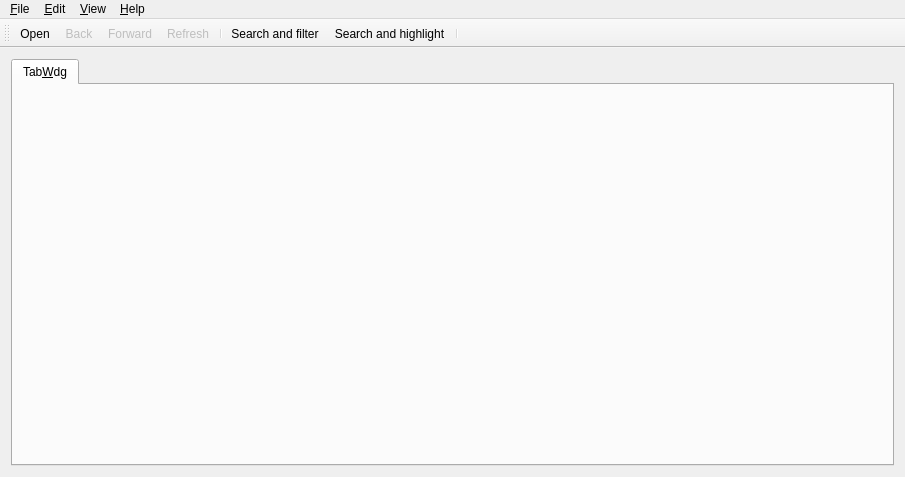
<?xml version="1.0" encoding="UTF-8"?>
<ui version="4.0">
 <class>MainBase</class>
 <widget class="QMainWindow" name="MainBase">
  <property name="geometry">
   <rect>
    <x>0</x>
    <y>0</y>
    <width>905</width>
    <height>477</height>
   </rect>
  </property>
  <property name="acceptDrops">
   <bool>true</bool>
  </property>
  <property name="windowTitle">
   <string>QGit</string>
  </property>
  <property name="windowIcon">
   <iconset resource="icons.qrc">
    <normaloff>:/icons/resources/qgit.png</normaloff>:/icons/resources/qgit.png</iconset>
  </property>
  <widget class="QWidget" name="widget">
   <layout class="QHBoxLayout">
    <item>
     <widget class="QSplitter" name="treeSplitter">
      <property name="orientation">
       <enum>Qt::Horizontal</enum>
      </property>
      <widget class="QTabWidget" name="tabWdg">
       <widget class="QWidget" name="TabWdg">
        <attribute name="title">
         <string>Tab&amp;Wdg</string>
        </attribute>
       </widget>
      </widget>
     </widget>
    </item>
   </layout>
  </widget>
  <widget class="QToolBar" name="toolBar">
   <property name="windowTitle">
    <string>Toolbar</string>
   </property>
   <property name="orientation">
    <enum>Qt::Horizontal</enum>
   </property>
   <property name="iconSize">
    <size>
     <width>16</width>
     <height>16</height>
    </size>
   </property>
   <attribute name="toolBarArea">
    <enum>TopToolBarArea</enum>
   </attribute>
   <attribute name="toolBarBreak">
    <bool>false</bool>
   </attribute>
   <addaction name="ActOpenRepo"/>
   <addaction name="ActBack"/>
   <addaction name="ActForward"/>
   <addaction name="ActRefresh"/>
   <addaction name="separator"/>
   <addaction name="ActSearchAndFilter"/>
   <addaction name="ActSearchAndHighlight"/>
   <addaction name="separator"/>
  </widget>
  <widget class="QMenuBar" name="MenuBarEditor">
   <property name="geometry">
    <rect>
     <x>0</x>
     <y>0</y>
     <width>905</width>
     <height>22</height>
    </rect>
   </property>
   <widget class="QMenu" name="Help">
    <property name="title">
     <string>&amp;Help</string>
    </property>
    <addaction name="ActHelp"/>
    <addaction name="ActAbout"/>
   </widget>
   <widget class="QMenu" name="File">
    <property name="title">
     <string>&amp;File</string>
    </property>
    <property name="separatorsCollapsible">
     <bool>true</bool>
    </property>
    <addaction name="ActOpenRepo"/>
    <addaction name="ActOpenRepoNewWindow"/>
    <addaction name="ActRefresh"/>
    <addaction name="ActSaveFile"/>
    <addaction name="separator"/>
    <addaction name="ActClose"/>
    <addaction name="ActExit"/>
    <addaction name="separator"/>
   </widget>
   <widget class="QMenu" name="Edit">
    <property name="title">
     <string>&amp;Edit</string>
    </property>
    <addaction name="ActCommit"/>
    <addaction name="ActAmend"/>
    <addaction name="ActBranch"/>
    <addaction name="ActTag"/>
    <addaction name="ActTagDelete"/>
    <addaction name="ActPush"/>
    <addaction name="ActPop"/>
    <addaction name="separator"/>
    <addaction name="ActFind"/>
    <addaction name="ActFindNext"/>
    <addaction name="separator"/>
    <addaction name="ActSettings"/>
   </widget>
   <widget class="QMenu" name="View">
    <property name="title">
     <string>&amp;View</string>
    </property>
    <addaction name="ActBack"/>
    <addaction name="ActForward"/>
    <addaction name="separator"/>
    <addaction name="separator"/>
    <addaction name="ActCheckWorkDir"/>
    <addaction name="separator"/>
    <addaction name="ActViewRev"/>
    <addaction name="ActViewDiff"/>
    <addaction name="ActViewDiffNewTab"/>
    <addaction name="ActViewFile"/>
    <addaction name="ActViewFileNewTab"/>
    <addaction name="ActExternalDiff"/>
    <addaction name="ActSplitView"/>
    <addaction name="ActToggleLogsDiff"/>
   </widget>
   <addaction name="File"/>
   <addaction name="Edit"/>
   <addaction name="View"/>
   <addaction name="separator"/>
   <addaction name="Help"/>
  </widget>
  <action name="ActOpenRepo">
   <property name="icon">
    <iconset resource="icons.qrc">
     <normaloff>:/icons/resources/folder_open.png</normaloff>:/icons/resources/folder_open.png</iconset>
   </property>
   <property name="text">
    <string>&amp;Open...</string>
   </property>
   <property name="iconText">
    <string>Open</string>
   </property>
   <property name="shortcut">
    <string>Ctrl+O</string>
   </property>
  </action>
  <action name="ActExit">
   <property name="text">
    <string>E&amp;xit</string>
   </property>
   <property name="iconText">
    <string>Exit</string>
   </property>
   <property name="shortcut">
    <string>Ctrl+Q</string>
   </property>
  </action>
  <action name="ActAbout">
   <property name="text">
    <string>&amp;About QGit</string>
   </property>
   <property name="iconText">
    <string>About</string>
   </property>
   <property name="shortcut">
    <string/>
   </property>
  </action>
  <action name="ActHelp">
   <property name="icon">
    <iconset resource="icons.qrc">
     <normaloff>:/icons/resources/help.png</normaloff>:/icons/resources/help.png</iconset>
   </property>
   <property name="text">
    <string>QGit ha&amp;ndbook</string>
   </property>
   <property name="iconText">
    <string>Handbook</string>
   </property>
   <property name="shortcut">
    <string>F1</string>
   </property>
  </action>
  <action name="ActSettings">
   <property name="icon">
    <iconset resource="icons.qrc">
     <normaloff>:/icons/resources/configure.png</normaloff>:/icons/resources/configure.png</iconset>
   </property>
   <property name="text">
    <string>&amp;Settings...</string>
   </property>
   <property name="iconText">
    <string>Settings</string>
   </property>
  </action>
  <action name="ActCommit">
   <property name="enabled">
    <bool>false</bool>
   </property>
   <property name="icon">
    <iconset resource="icons.qrc">
     <normaloff>:/icons/resources/vcs_commit.png</normaloff>:/icons/resources/vcs_commit.png</iconset>
   </property>
   <property name="text">
    <string>&amp;Commit...</string>
   </property>
   <property name="iconText">
    <string>Commit</string>
   </property>
   <property name="toolTip">
    <string>Commit changes</string>
   </property>
   <property name="shortcut">
    <string>#</string>
   </property>
  </action>
  <action name="ActTag">
   <property name="enabled">
    <bool>false</bool>
   </property>
   <property name="text">
    <string>Make &amp;tag...</string>
   </property>
   <property name="iconText">
    <string>Make tag</string>
   </property>
   <property name="toolTip">
    <string>Tag selected revision</string>
   </property>
  </action>
  <action name="ActOpenRepoNewWindow">
   <property name="text">
    <string>Open in a &amp;new window...</string>
   </property>
   <property name="iconText">
    <string>Open in a &amp;new window</string>
   </property>
   <property name="shortcut">
    <string>Ctrl+N</string>
   </property>
  </action>
  <action name="ActClose">
   <property name="text">
    <string>&amp;Close</string>
   </property>
   <property name="iconText">
    <string>Close</string>
   </property>
   <property name="shortcut">
    <string>Ctrl+W</string>
   </property>
  </action>
  <action name="ActPush">
   <property name="enabled">
    <bool>false</bool>
   </property>
   <property name="text">
    <string>&amp;Push patch</string>
   </property>
   <property name="iconText">
    <string>Push patch</string>
   </property>
   <property name="toolTip">
    <string>Push this patch on StGIT stack</string>
   </property>
   <property name="shortcut">
    <string>PgUp</string>
   </property>
  </action>
  <action name="ActPop">
   <property name="enabled">
    <bool>false</bool>
   </property>
   <property name="text">
    <string>P&amp;op patch</string>
   </property>
   <property name="iconText">
    <string>Pop patch</string>
   </property>
   <property name="toolTip">
    <string>Pop patches from StGIT stack until this one included</string>
   </property>
   <property name="shortcut">
    <string>PgDown</string>
   </property>
  </action>
  <action name="ActRefresh">
   <property name="enabled">
    <bool>false</bool>
   </property>
   <property name="icon">
    <iconset resource="icons.qrc">
     <normaloff>:/icons/resources/reload.png</normaloff>:/icons/resources/reload.png</iconset>
   </property>
   <property name="iconText">
    <string>Refresh</string>
   </property>
   <property name="toolTip">
    <string>Refresh view (F5)</string>
   </property>
   <property name="shortcut">
    <string>F5</string>
   </property>
  </action>
  <action name="ActViewDiff">
   <property name="enabled">
    <bool>false</bool>
   </property>
   <property name="text">
    <string>View patch</string>
   </property>
   <property name="iconText">
    <string>View patch</string>
   </property>
   <property name="toolTip">
    <string>Double click on revision log as a shortcut</string>
   </property>
   <property name="statusTip">
    <string>Double click on revision log as a shortcut</string>
   </property>
   <property name="shortcut">
    <string>Ctrl+P</string>
   </property>
  </action>
  <action name="ActViewFile">
   <property name="enabled">
    <bool>false</bool>
   </property>
   <property name="text">
    <string>View file</string>
   </property>
   <property name="iconText">
    <string>View file</string>
   </property>
   <property name="toolTip">
    <string>Double click on file name as a shortcut</string>
   </property>
   <property name="statusTip">
    <string>Double click on file name as a shortcut</string>
   </property>
   <property name="shortcut">
    <string>Ctrl+A</string>
   </property>
  </action>
  <action name="ActSaveFile">
   <property name="enabled">
    <bool>false</bool>
   </property>
   <property name="text">
    <string>Save file as...</string>
   </property>
   <property name="iconText">
    <string>Save file as...</string>
   </property>
   <property name="toolTip">
    <string>Save selected file</string>
   </property>
   <property name="shortcut">
    <string>Ctrl+S</string>
   </property>
  </action>
  <action name="ActTagDelete">
   <property name="enabled">
    <bool>false</bool>
   </property>
   <property name="text">
    <string>&amp;Delete tag...</string>
   </property>
   <property name="iconText">
    <string>Delete tag</string>
   </property>
   <property name="toolTip">
    <string>Un-tag selected revision</string>
   </property>
  </action>
  <action name="ActCheckWorkDir">
   <property name="checkable">
    <bool>true</bool>
   </property>
   <property name="enabled">
    <bool>false</bool>
   </property>
   <property name="text">
    <string>Check working dir</string>
   </property>
   <property name="iconText">
    <string>Check working dir</string>
   </property>
  </action>
  <action name="ActExternalDiff">
   <property name="enabled">
    <bool>false</bool>
   </property>
   <property name="text">
    <string>External diff...</string>
   </property>
   <property name="iconText">
    <string>Launch external diff viewer</string>
   </property>
   <property name="shortcut">
    <string>Ctrl+D</string>
   </property>
  </action>
  <action name="ActViewRev">
   <property name="enabled">
    <bool>false</bool>
   </property>
   <property name="text">
    <string>View revision</string>
   </property>
   <property name="iconText">
    <string>View revision</string>
   </property>
   <property name="toolTip">
    <string>Double click on a revision in file history as a shortcut</string>
   </property>
   <property name="shortcut">
    <string>Ctrl+R</string>
   </property>
  </action>
  <action name="ActSplitView">
   <property name="icon">
    <iconset resource="icons.qrc">
     <normaloff>:/icons/resources/view_top_bottom.png</normaloff>:/icons/resources/view_top_bottom.png</iconset>
   </property>
   <property name="text">
    <string>Toggle split view</string>
   </property>
   <property name="iconText">
    <string>Toggle split view</string>
   </property>
   <property name="toolTip">
    <string>Hide/unhide secondary pane</string>
   </property>
   <property name="shortcut">
    <string>S</string>
   </property>
  </action>
  <action name="ActFind">
   <property name="text">
    <string>Find...</string>
   </property>
   <property name="iconText">
    <string>Find text in current view...</string>
   </property>
   <property name="shortcut">
    <string>Ctrl+F</string>
   </property>
  </action>
  <action name="ActFindNext">
   <property name="text">
    <string>Find next</string>
   </property>
   <property name="iconText">
    <string>Find next</string>
   </property>
   <property name="toolTip">
    <string>Go to next occurrence of searched text</string>
   </property>
   <property name="shortcut">
    <string>F3</string>
   </property>
  </action>
  <action name="ActForward">
   <property name="enabled">
    <bool>false</bool>
   </property>
   <property name="icon">
    <iconset resource="icons.qrc">
     <normaloff>:/icons/resources/next.png</normaloff>:/icons/resources/next.png</iconset>
   </property>
   <property name="text">
    <string>Forward</string>
   </property>
   <property name="iconText">
    <string>Forward</string>
   </property>
   <property name="shortcut">
    <string>Alt+Right</string>
   </property>
  </action>
  <action name="ActBack">
   <property name="enabled">
    <bool>false</bool>
   </property>
   <property name="icon">
    <iconset resource="icons.qrc">
     <normaloff>:/icons/resources/previous.png</normaloff>:/icons/resources/previous.png</iconset>
   </property>
   <property name="text">
    <string>Back</string>
   </property>
   <property name="iconText">
    <string>Back</string>
   </property>
   <property name="shortcut">
    <string>Alt+Left</string>
   </property>
  </action>
  <action name="ActViewFileNewTab">
   <property name="enabled">
    <bool>false</bool>
   </property>
   <property name="text">
    <string>View file in new tab</string>
   </property>
   <property name="iconText">
    <string>View file in new tab</string>
   </property>
   <property name="shortcut">
    <string>Ctrl+Shift+A</string>
   </property>
  </action>
  <action name="ActViewDiffNewTab">
   <property name="enabled">
    <bool>false</bool>
   </property>
   <property name="text">
    <string>View patch in new tab</string>
   </property>
   <property name="iconText">
    <string>View patch in new tab</string>
   </property>
   <property name="shortcut">
    <string>Ctrl+Shift+P</string>
   </property>
  </action>
  <action name="ActSearchAndFilter">
   <property name="checkable">
    <bool>true</bool>
   </property>
   <property name="enabled">
    <bool>true</bool>
   </property>
   <property name="icon">
    <iconset resource="icons.qrc">
     <normaloff>:/icons/resources/filter.png</normaloff>:/icons/resources/filter.png</iconset>
   </property>
   <property name="text">
    <string>Search and filter</string>
   </property>
   <property name="statusTip">
    <string>Toggle filter</string>
   </property>
  </action>
  <action name="ActSearchAndHighlight">
   <property name="checkable">
    <bool>true</bool>
   </property>
   <property name="enabled">
    <bool>true</bool>
   </property>
   <property name="icon">
    <iconset resource="icons.qrc">
     <normaloff>:/icons/resources/find.png</normaloff>:/icons/resources/find.png</iconset>
   </property>
   <property name="text">
    <string>Search and highlight</string>
   </property>
   <property name="statusTip">
    <string>Toggle match highlight</string>
   </property>
  </action>
  <action name="ActToggleLogsDiff">
   <property name="text">
    <string>Toggle message/diff</string>
   </property>
   <property name="iconText">
    <string>Toggle message/diff</string>
   </property>
   <property name="toolTip">
    <string>Toggle between messages and patch content\n in revision description pane</string>
   </property>
   <property name="shortcut">
    <string>M</string>
   </property>
  </action>
  <action name="ActAmend">
   <property name="text">
    <string>Amend comit...</string>
   </property>
   <property name="toolTip">
    <string>Amend previous comit</string>
   </property>
  </action>
  <action name="ActBranch">
   <property name="enabled">
    <bool>false</bool>
   </property>
   <property name="text">
    <string>Make &amp;branch...</string>
   </property>
   <property name="toolTip">
    <string>Make new branch on selected revision</string>
   </property>
  </action>
 </widget>
 <layoutdefault spacing="6" margin="11"/>
 <resources>
  <include location="icons.qrc"/>
 </resources>
 <connections>
  <connection>
   <sender>ActAbout</sender>
   <signal>triggered()</signal>
   <receiver>MainBase</receiver>
   <slot>ActAbout_activated()</slot>
   <hints>
    <hint type="sourcelabel">
     <x>-1</x>
     <y>-1</y>
    </hint>
    <hint type="destinationlabel">
     <x>20</x>
     <y>20</y>
    </hint>
   </hints>
  </connection>
  <connection>
   <sender>ActCheckWorkDir</sender>
   <signal>toggled(bool)</signal>
   <receiver>MainBase</receiver>
   <slot>ActCheckWorkDir_toggled(bool)</slot>
   <hints>
    <hint type="sourcelabel">
     <x>-1</x>
     <y>-1</y>
    </hint>
    <hint type="destinationlabel">
     <x>20</x>
     <y>20</y>
    </hint>
   </hints>
  </connection>
  <connection>
   <sender>ActClose</sender>
   <signal>triggered()</signal>
   <receiver>MainBase</receiver>
   <slot>ActClose_activated()</slot>
   <hints>
    <hint type="sourcelabel">
     <x>-1</x>
     <y>-1</y>
    </hint>
    <hint type="destinationlabel">
     <x>20</x>
     <y>20</y>
    </hint>
   </hints>
  </connection>
  <connection>
   <sender>ActCommit</sender>
   <signal>triggered()</signal>
   <receiver>MainBase</receiver>
   <slot>ActCommit_activated()</slot>
   <hints>
    <hint type="sourcelabel">
     <x>-1</x>
     <y>-1</y>
    </hint>
    <hint type="destinationlabel">
     <x>20</x>
     <y>20</y>
    </hint>
   </hints>
  </connection>
  <connection>
   <sender>ActExit</sender>
   <signal>triggered()</signal>
   <receiver>MainBase</receiver>
   <slot>ActExit_activated()</slot>
   <hints>
    <hint type="sourcelabel">
     <x>-1</x>
     <y>-1</y>
    </hint>
    <hint type="destinationlabel">
     <x>20</x>
     <y>20</y>
    </hint>
   </hints>
  </connection>
  <connection>
   <sender>ActExternalDiff</sender>
   <signal>triggered()</signal>
   <receiver>MainBase</receiver>
   <slot>ActExternalDiff_activated()</slot>
   <hints>
    <hint type="sourcelabel">
     <x>-1</x>
     <y>-1</y>
    </hint>
    <hint type="destinationlabel">
     <x>20</x>
     <y>20</y>
    </hint>
   </hints>
  </connection>
  <connection>
   <sender>ActHelp</sender>
   <signal>triggered()</signal>
   <receiver>MainBase</receiver>
   <slot>ActHelp_activated()</slot>
   <hints>
    <hint type="sourcelabel">
     <x>-1</x>
     <y>-1</y>
    </hint>
    <hint type="destinationlabel">
     <x>20</x>
     <y>20</y>
    </hint>
   </hints>
  </connection>
  <connection>
   <sender>ActOpenRepoNewWindow</sender>
   <signal>triggered()</signal>
   <receiver>MainBase</receiver>
   <slot>ActOpenRepoNewWindow_activated()</slot>
   <hints>
    <hint type="sourcelabel">
     <x>-1</x>
     <y>-1</y>
    </hint>
    <hint type="destinationlabel">
     <x>20</x>
     <y>20</y>
    </hint>
   </hints>
  </connection>
  <connection>
   <sender>ActPop</sender>
   <signal>triggered()</signal>
   <receiver>MainBase</receiver>
   <slot>ActPop_activated()</slot>
   <hints>
    <hint type="sourcelabel">
     <x>-1</x>
     <y>-1</y>
    </hint>
    <hint type="destinationlabel">
     <x>20</x>
     <y>20</y>
    </hint>
   </hints>
  </connection>
  <connection>
   <sender>ActPush</sender>
   <signal>triggered()</signal>
   <receiver>MainBase</receiver>
   <slot>ActPush_activated()</slot>
   <hints>
    <hint type="sourcelabel">
     <x>-1</x>
     <y>-1</y>
    </hint>
    <hint type="destinationlabel">
     <x>20</x>
     <y>20</y>
    </hint>
   </hints>
  </connection>
  <connection>
   <sender>ActRefresh</sender>
   <signal>triggered()</signal>
   <receiver>MainBase</receiver>
   <slot>ActRefresh_activated()</slot>
   <hints>
    <hint type="sourcelabel">
     <x>-1</x>
     <y>-1</y>
    </hint>
    <hint type="destinationlabel">
     <x>20</x>
     <y>20</y>
    </hint>
   </hints>
  </connection>
  <connection>
   <sender>ActSaveFile</sender>
   <signal>triggered()</signal>
   <receiver>MainBase</receiver>
   <slot>ActSaveFile_activated()</slot>
   <hints>
    <hint type="sourcelabel">
     <x>-1</x>
     <y>-1</y>
    </hint>
    <hint type="destinationlabel">
     <x>20</x>
     <y>20</y>
    </hint>
   </hints>
  </connection>
  <connection>
   <sender>ActSettings</sender>
   <signal>triggered()</signal>
   <receiver>MainBase</receiver>
   <slot>ActSettings_activated()</slot>
   <hints>
    <hint type="sourcelabel">
     <x>-1</x>
     <y>-1</y>
    </hint>
    <hint type="destinationlabel">
     <x>20</x>
     <y>20</y>
    </hint>
   </hints>
  </connection>
  <connection>
   <sender>ActBranch</sender>
   <signal>triggered()</signal>
   <receiver>MainBase</receiver>
   <slot>ActBranch_activated()</slot>
   <hints>
    <hint type="sourcelabel">
     <x>-1</x>
     <y>-1</y>
    </hint>
    <hint type="destinationlabel">
     <x>20</x>
     <y>20</y>
    </hint>
   </hints>
  </connection>
  <connection>
   <sender>ActTag</sender>
   <signal>triggered()</signal>
   <receiver>MainBase</receiver>
   <slot>ActTag_activated()</slot>
   <hints>
    <hint type="sourcelabel">
     <x>-1</x>
     <y>-1</y>
    </hint>
    <hint type="destinationlabel">
     <x>20</x>
     <y>20</y>
    </hint>
   </hints>
  </connection>
  <connection>
   <sender>ActTagDelete</sender>
   <signal>triggered()</signal>
   <receiver>MainBase</receiver>
   <slot>ActTagDelete_activated()</slot>
   <hints>
    <hint type="sourcelabel">
     <x>-1</x>
     <y>-1</y>
    </hint>
    <hint type="destinationlabel">
     <x>20</x>
     <y>20</y>
    </hint>
   </hints>
  </connection>
  <connection>
   <sender>ActViewFile</sender>
   <signal>triggered()</signal>
   <receiver>MainBase</receiver>
   <slot>ActViewFile_activated()</slot>
   <hints>
    <hint type="sourcelabel">
     <x>-1</x>
     <y>-1</y>
    </hint>
    <hint type="destinationlabel">
     <x>20</x>
     <y>20</y>
    </hint>
   </hints>
  </connection>
  <connection>
   <sender>ActViewDiff</sender>
   <signal>triggered()</signal>
   <receiver>MainBase</receiver>
   <slot>ActViewDiff_activated()</slot>
   <hints>
    <hint type="sourcelabel">
     <x>-1</x>
     <y>-1</y>
    </hint>
    <hint type="destinationlabel">
     <x>20</x>
     <y>20</y>
    </hint>
   </hints>
  </connection>
  <connection>
   <sender>ActViewRev</sender>
   <signal>triggered()</signal>
   <receiver>MainBase</receiver>
   <slot>ActViewRev_activated()</slot>
   <hints>
    <hint type="sourcelabel">
     <x>-1</x>
     <y>-1</y>
    </hint>
    <hint type="destinationlabel">
     <x>20</x>
     <y>20</y>
    </hint>
   </hints>
  </connection>
  <connection>
   <sender>ActSplitView</sender>
   <signal>triggered()</signal>
   <receiver>MainBase</receiver>
   <slot>ActSplitView_activated()</slot>
   <hints>
    <hint type="sourcelabel">
     <x>-1</x>
     <y>-1</y>
    </hint>
    <hint type="destinationlabel">
     <x>20</x>
     <y>20</y>
    </hint>
   </hints>
  </connection>
  <connection>
   <sender>ActFind</sender>
   <signal>triggered()</signal>
   <receiver>MainBase</receiver>
   <slot>ActFind_activated()</slot>
   <hints>
    <hint type="sourcelabel">
     <x>-1</x>
     <y>-1</y>
    </hint>
    <hint type="destinationlabel">
     <x>20</x>
     <y>20</y>
    </hint>
   </hints>
  </connection>
  <connection>
   <sender>ActFindNext</sender>
   <signal>triggered()</signal>
   <receiver>MainBase</receiver>
   <slot>ActFindNext_activated()</slot>
   <hints>
    <hint type="sourcelabel">
     <x>-1</x>
     <y>-1</y>
    </hint>
    <hint type="destinationlabel">
     <x>20</x>
     <y>20</y>
    </hint>
   </hints>
  </connection>
  <connection>
   <sender>ActBack</sender>
   <signal>triggered()</signal>
   <receiver>MainBase</receiver>
   <slot>ActBack_activated()</slot>
   <hints>
    <hint type="sourcelabel">
     <x>-1</x>
     <y>-1</y>
    </hint>
    <hint type="destinationlabel">
     <x>20</x>
     <y>20</y>
    </hint>
   </hints>
  </connection>
  <connection>
   <sender>ActForward</sender>
   <signal>triggered()</signal>
   <receiver>MainBase</receiver>
   <slot>ActForward_activated()</slot>
   <hints>
    <hint type="sourcelabel">
     <x>-1</x>
     <y>-1</y>
    </hint>
    <hint type="destinationlabel">
     <x>20</x>
     <y>20</y>
    </hint>
   </hints>
  </connection>
  <connection>
   <sender>ActViewFileNewTab</sender>
   <signal>triggered()</signal>
   <receiver>MainBase</receiver>
   <slot>ActViewFileNewTab_activated()</slot>
   <hints>
    <hint type="sourcelabel">
     <x>-1</x>
     <y>-1</y>
    </hint>
    <hint type="destinationlabel">
     <x>20</x>
     <y>20</y>
    </hint>
   </hints>
  </connection>
  <connection>
   <sender>ActViewDiffNewTab</sender>
   <signal>triggered()</signal>
   <receiver>MainBase</receiver>
   <slot>ActViewDiffNewTab_activated()</slot>
   <hints>
    <hint type="sourcelabel">
     <x>-1</x>
     <y>-1</y>
    </hint>
    <hint type="destinationlabel">
     <x>20</x>
     <y>20</y>
    </hint>
   </hints>
  </connection>
  <connection>
   <sender>tabWdg</sender>
   <signal>currentChanged(int)</signal>
   <receiver>MainBase</receiver>
   <slot>tabWdg_currentChanged(int)</slot>
   <hints>
    <hint type="sourcelabel">
     <x>20</x>
     <y>20</y>
    </hint>
    <hint type="destinationlabel">
     <x>20</x>
     <y>20</y>
    </hint>
   </hints>
  </connection>
  <connection>
   <sender>ActSearchAndFilter</sender>
   <signal>toggled(bool)</signal>
   <receiver>MainBase</receiver>
   <slot>ActSearchAndFilter_toggled(bool)</slot>
   <hints>
    <hint type="sourcelabel">
     <x>-1</x>
     <y>-1</y>
    </hint>
    <hint type="destinationlabel">
     <x>487</x>
     <y>238</y>
    </hint>
   </hints>
  </connection>
  <connection>
   <sender>ActSearchAndHighlight</sender>
   <signal>toggled(bool)</signal>
   <receiver>MainBase</receiver>
   <slot>ActSearchAndHighlight_toggled(bool)</slot>
   <hints>
    <hint type="sourcelabel">
     <x>-1</x>
     <y>-1</y>
    </hint>
    <hint type="destinationlabel">
     <x>487</x>
     <y>238</y>
    </hint>
   </hints>
  </connection>
  <connection>
   <sender>ActToggleLogsDiff</sender>
   <signal>triggered()</signal>
   <receiver>MainBase</receiver>
   <slot>ActToggleLogsDiff_activated()</slot>
   <hints>
    <hint type="sourcelabel">
     <x>-1</x>
     <y>-1</y>
    </hint>
    <hint type="destinationlabel">
     <x>452</x>
     <y>238</y>
    </hint>
   </hints>
  </connection>
  <connection>
   <sender>ActAmend</sender>
   <signal>triggered()</signal>
   <receiver>MainBase</receiver>
   <slot>ActAmend_activated()</slot>
   <hints>
    <hint type="sourcelabel">
     <x>-1</x>
     <y>-1</y>
    </hint>
    <hint type="destinationlabel">
     <x>452</x>
     <y>238</y>
    </hint>
   </hints>
  </connection>
 </connections>
</ui>
